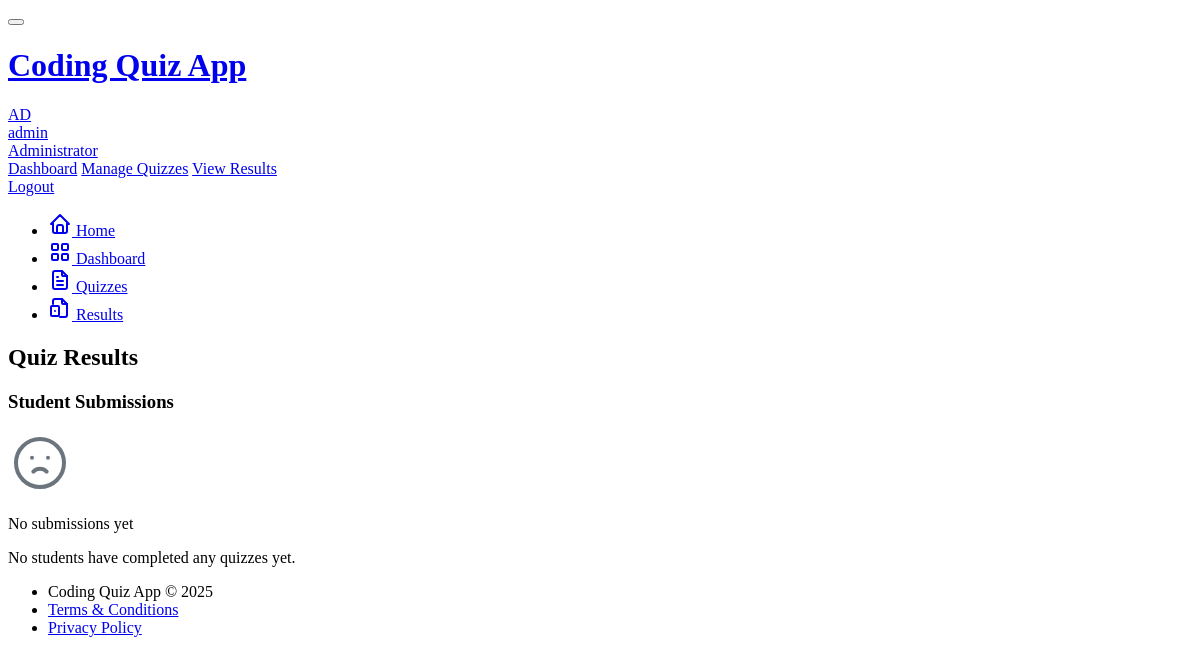
Page /admin/results (signed in) on the earlier database version.
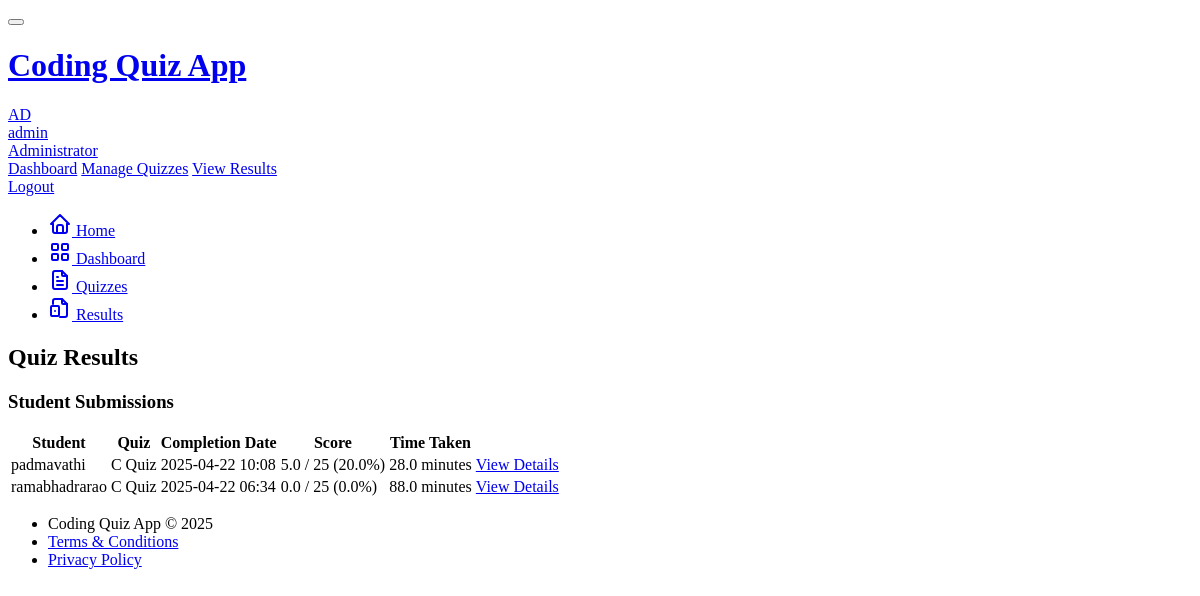
Same page on the later database version.
### models.py (models this page shows, shortened)
class Submission(db.Model):
    id = db.Column(db.Integer, primary_key=True)
    user_id = db.Column(db.Integer, db.ForeignKey('user.id'))
    quiz_id = db.Column(db.Integer, db.ForeignKey('quiz.id'))
    started_at = db.Column(db.DateTime, default=datetime.utcnow)
    completed_at = db.Column(db.DateTime)
    is_completed = db.Column(db.Boolean, default=False)
    score = db.Column(db.Float)
    total_points = db.Column(db.Integer)
    question_submissions = db.relationship('QuestionSubmission', backref='submission', lazy='dynamic', cascade='all, delete-orphan')

class User(UserMixin, db.Model):
    id = db.Column(db.Integer, primary_key=True)
    username = db.Column(db.String(64), unique=True, index=True)
    email = db.Column(db.String(120), unique=True, index=True)
    password_hash = db.Column(db.String(128))
    is_admin = db.Column(db.Boolean, default=False)
    created_at = db.Column(db.DateTime, default=datetime.utcnow)
    quizzes = db.relationship('Quiz', backref='author', lazy='dynamic')
    submissions = db.relationship('Submission', backref='student', lazy='dynamic')

class Quiz(db.Model):
    id = db.Column(db.Integer, primary_key=True)
    title = db.Column(db.String(100), nullable=False)
    description = db.Column(db.Text)
    is_active = db.Column(db.Boolean, default=True)
    time_limit = db.Column(db.Integer, default=30)  # minutes
    created_at = db.Column(db.DateTime, default=datetime.utcnow)
    updated_at = db.Column(db.DateTime, default=datetime.utcnow, onupdate=datetime.utcnow)
    author_id = db.Column(db.Integer, db.ForeignKey('user.id'))
    questions = db.relationship('Question', backref='quiz', lazy='dynamic', cascade='all, delete-orphan')
    submissions = db.relationship('Submission', backref='quiz', lazy='dynamic')

### app/routes/admin.py (the view)
@admin_bp.route('/results')
@admin_required
def results():
    quizzes = Quiz.query.filter_by(author_id=current_user.id).all()
    submissions = Submission.query.filter(
        Submission.quiz_id.in_([q.id for q in quizzes])
    ).order_by(Submission.completed_at.desc()).all()
    return render_template('admin/results.html',
                          submissions=submissions,
                          title='Quiz Results')

### app/routes/admin.py (called while the page is built)
def admin_required(func):
    @wraps(func)
    @login_required
    def decorated_view(*args, **kwargs):
        if not current_user.is_admin:
            abort(403)
        return func(*args, **kwargs)
    return decorated_view

### app/templates/admin/results.html (shortened to what this page needs)
{% extends "base.html" %}
{% block page_title %}
Quiz Results
{% endblock %}
{% block content %}
<div class="card">
    <div class="card-header">
        <h3 class="card-title">Student Submissions</h3>
    </div>
    <div class="card-body">
        {% if submissions %}
        <div class="table-responsive">
            <table class="table table-vcenter card-table">
                <thead>
                    <tr>
                        <th>Student</th>
                        <th>Quiz</th>
                        <th>Completion Date</th>
                        <th>Score</th>
                        <th>Time Taken</th>
                        <th class="w-1"></th>
                    </tr>
                </thead>
                <tbody>
                    {% for submission in submissions %}
                    <tr>
                        <td>{{ submission.student.username }}</td>
                        <td>{{ submission.quiz.title }}</td>
                        <td>{{ submission.completed_at.strftime('%Y-%m-%d %H:%M') }}</td>
                        <td>
                            {{ "%.1f"|format(submission.score) }} / {{ submission.total_points }}
                            ({{ "%.1f"|format(100 * submission.score / submission.total_points if submission.total_points else 0) }}%)
                        </td>
                        <td>
                            {% set duration = (submission.completed_at - submission.started_at).total_seconds() // 60 %}
                            {{ duration }} minutes
                        </td>
                        <td>
                            <a href="{{ url_for('admin.view_submission', submission_id=submission.id) }}" class="btn btn-outline-primary btn-sm">
                                View Details
                            </a>
                        </td>
                    </tr>
                    {% endfor %}
                </tbody>
            </table>
        </div>
        {% else %}
        <div class="empty">
            <div class="empty-icon">
            </div>
            <p class="empty-title">No submissions yet</p>
            <p class="empty-subtitle text-muted">
                No students have completed any quizzes yet.
            </p>
        </div>
        {% endif %}
    </div>
</div>
{% endblock %}

Differences in the rows shown:
added Submission: student.username "padmavathi", quiz "C Quiz", completed_at "2025-04-22 10:08", score "5.0", total_points "25", total_points+score "20.0", duration "28.0"
added Submission: student.username "ramabhadrarao", quiz "C Quiz", completed_at "2025-04-22 06:34", score "0.0", total_points "25", total_points+score "0.0", duration "88.0"
Other differences:
text no longer shown: "No submissions yet No students have completed any quizzes yet."
text now shown: "Student Quiz Completion Date Score Time Taken"
